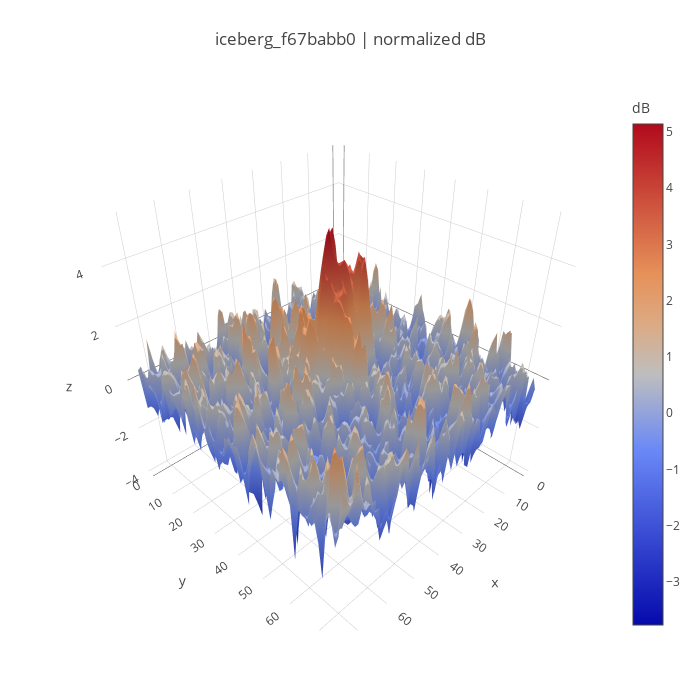

Notebook code for this chart:
### Code cell
ice_mean = 0.0 if np.isclose(iceberg.mean(), 0.) else iceberg.mean()
ice_std = 0.0 if np.isclose(iceberg.std(), 1.) else iceberg.std()
print('mean', ice_mean, 'std', iceberg.std())
plot_3d_example(ice2d, 'iceberg_{} | '.format(ice_id)+tnorm)

### Figure 1 — Plotly figure (JSON) as saved in the notebook; plotly's stock layout.template omitted (floating-point values rounded to 4 significant figures; data arrays with more than 128 entries replaced by an {"elided": "..."} marker saying what was removed)
{"data": [{"colorbar": {"title": "dB"}, "type": "surface", "z": {"elided": "75x75 float values"}}], "layout": {"autosize": false, "height": 700, "margin": {"b": 65, "l": 65, "r": 50, "t": 90}, "title": "iceberg_f67babb0 | normalized dB", "width": 700}}
